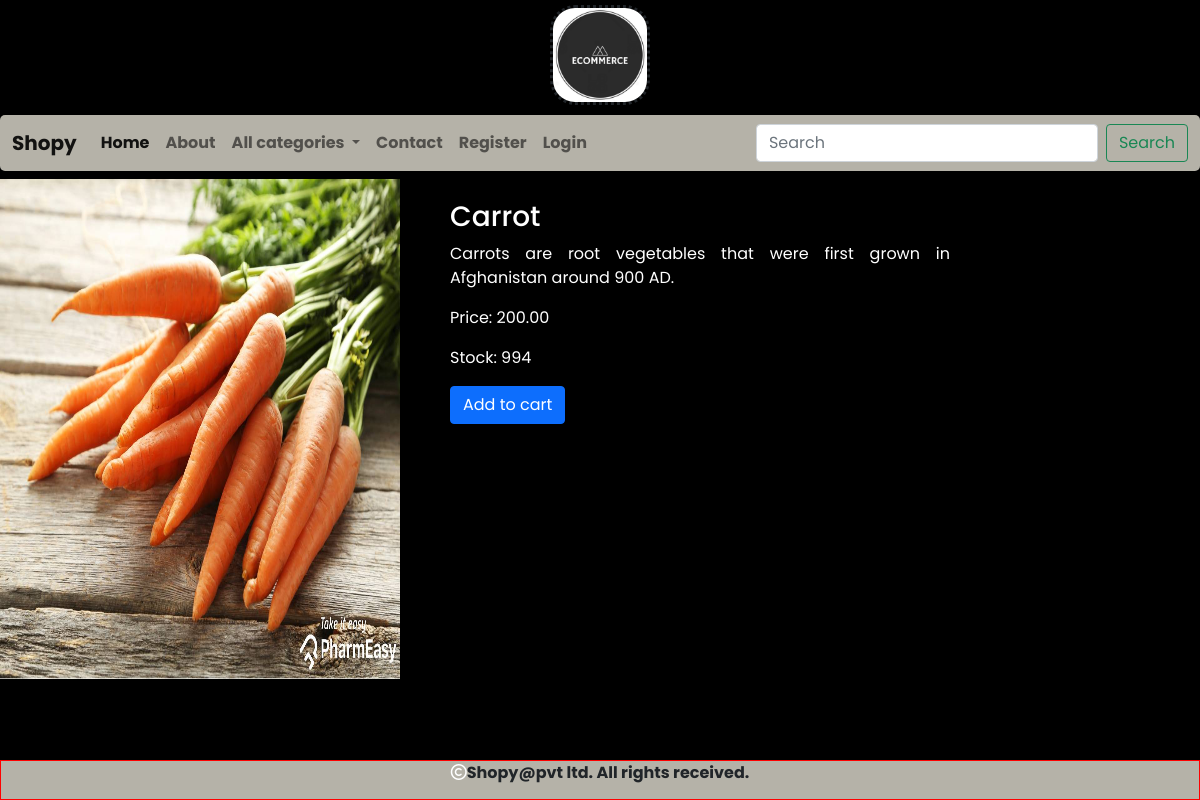
The page /detail/Carrot on the database its author committed.
### shop/models.py (models this page shows, shortened)
class Product(models.Model):
    name=models.CharField(max_length=20)
    desc=models.TextField()
    image=models.ImageField(upload_to='products',null=True,blank=True)
    price=models.DecimalField(max_digits=10,decimal_places=2)
    category = models.ForeignKey(Category, on_delete=models.CASCADE)
    stock=models.IntegerField()
    available=models.BooleanField(default=True)
    created=models.DateTimeField(auto_now_add=True)
    updated=models.DateTimeField(auto_now=True)

### shop/views.py (the view)
# urls.py: path('detail/<p>',views.product_detail,name='detail'),
def product_detail(request,p):
    d=Product.objects.get(name=p)
    return render(request,'details.html',{'d':d})

### cart/context_processors.py (called while the page is built)
def total_count(request):               # total items in cart symbol navbar
    u=request.user
    item_count=0
    try:
        c=Cart.objects.filter(user=u)
        for i in c:
            item_count+=i.quantity
    except:
        item_count=0
    return {'count':item_count}

### shop/context_processors.py (called while the page is built)
def menu_links(request):
    c=Category.objects.all()
    return {'links':c}              # this key 'links' can be used in any html (global)

### templates/details.html
<!DOCTYPE html>
{% extends 'base.html' %}
{% load static %}
{% block content %}
<div>
    <img src="{{d.image.url}}" class="mt-2" height="500px" width="400px" style="margin-bottom:30px;">
</div>
<div class="text-white" id="p1">
    <h3>{{d.name}}</h3>
    <p>{{d.desc}}</p>
    <p>Price: {{d.price}}</p>
    <p>Stock: {{d.stock}}</p>
    {% if user.is_superuser == True %}
    {% if d.stock == 0 %}
    <h4>Out of Stock </h4>
    <a href="{% url 'admin:index' %}" class="btn btn-primary">Add stock</a>
    {% else %}
    <h4>Product in stock</h4>
    <a href="{% url 'admin:index' %}" class="btn btn-primary">Add stock</a>
    {% endif %}
    {% else %}
    {% if d.stock == 0 %}
    <h4>Out of stock</h4>
    {% else %}
    <a href="{% url 'cart:addtocart' d.name %}" class="btn btn-primary">Add to cart</a>
    {% endif %}
</div>
{% endif %}
{% endblock %}

### static/css/style.css (style rules this page uses)
body { background-color:black; font-family: 'Poppins', sans-serif; }
#p1 { height:430px; width:500px; position:absolute; left:450px; top:200px; text-align:justify; }

### rows shown on the page
Product: image (picture), name "Carrot", desc "Carrots are root vegetables that were first grown in Afghanistan around 900 AD.", price "200.00", stock "994"
